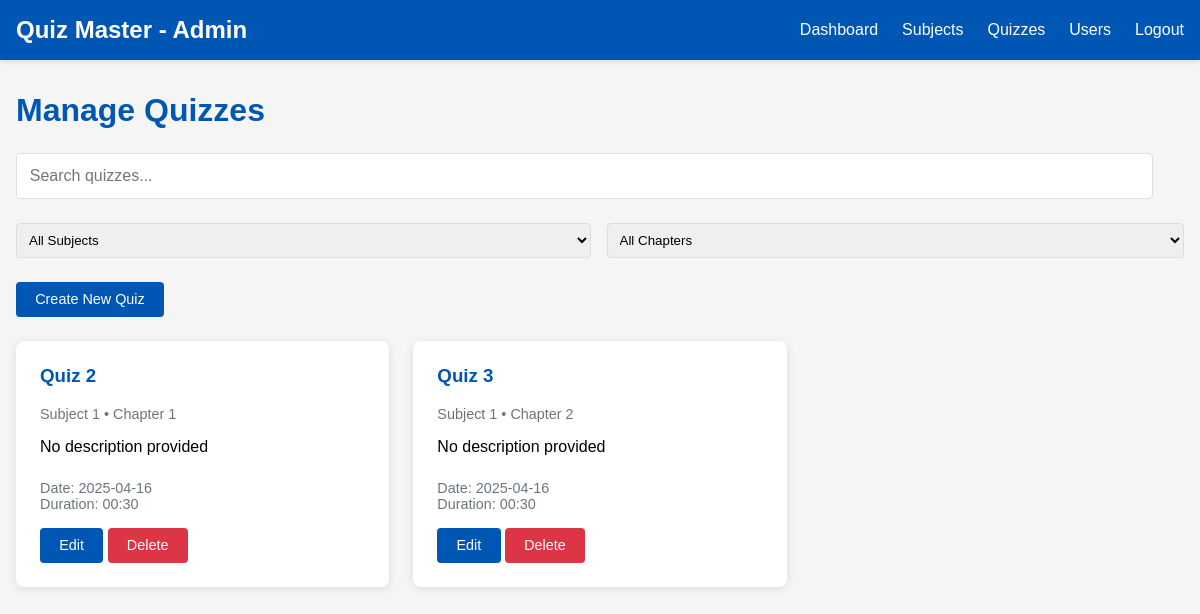
The page /admin/quizzes (signed in) on the database its author committed.
### app.py (models this page shows)
class Quiz(db.Model):
    q_id = db.Column(db.Integer, primary_key = True)
    c_id = db.Column(db.Integer, db.ForeignKey("chapter.c_id"), nullable = False)
    title = db.Column(db.String(200), nullable = False)
    q_date = db.Column(db.DateTime, default = datetime.now)
    duration = db.Column(db.String(8))
    remarks = db.Column(db.Text)
    scores = db.relationship('Score', backref='quiz')
    questions = db.relationship('Question', backref='quiz')

class Subject(db.Model):
    s_id = db.Column(db.Integer, primary_key = True)
    name = db.Column(db.String(200), nullable = False)
    description = db.Column(db.Text)
    chapters = db.relationship('Chapter', backref='subject')

class Chapter(db.Model):
    c_id = db.Column(db.Integer, primary_key = True)
    s_id = db.Column(db.Integer, db.ForeignKey("subject.s_id"), nullable = False)
    name = db.Column(db.String(200), nullable = False)
    description = db.Column(db.Text)
    quizzes = db.relationship('Quiz', backref='chapter')

### app.py (the view)
@app.route('/admin/quizzes')
def admin_quizzes():
    if not request.cookies.get('admin_id'):
        return redirect('/login')
    try:
        quizzes = Quiz.query.options(db.joinedload(Quiz.chapter).joinedload(Chapter.subject)).all()
        subjects = Subject.query.all()
        chapters = Chapter.query.all()
        return render_template('admin_quiz.html', quizzes=quizzes, subjects = subjects, chapters = chapters)
    except Exception as e:
        print("Database Error:", str(e))
        return render_template('admin_quiz.html', error="Failed to load quizzes")

### templates/admin_quiz.html (shortened to what this page needs)
<!DOCTYPE html>
<html lang="en">
<head>
</head>
<body>
    <header>
        <div class="header-content">
            <div class="logo">Quiz Master - Admin</div>
            <nav>
                <ul>
                    <li><a href="/admin/dashboard">Dashboard</a></li>
                    <li><a href="/admin/subjects">Subjects</a></li>
                    <li><a href="/admin/quizzes">Quizzes</a></li>
                    <li><a href="/admin/users">Users</a></li>
                    <li><a href="/logout">Logout</a></li>
                </ul>
            </nav>
        </div>
    </header>
    <div class="container">
        <h1>Manage Quizzes</h1>
        <div class="search-bar">
            <input type="text" class="search-input" placeholder="Search quizzes...">
        </div>
        <div class="filter-options">
            <select class="filter-select">
                <option>All Subjects</option>
            </select>
            <select class="filter-select">
                <option>All Chapters</option>
            </select>
        </div>
        <a href="/admin/quizzes/create" class="btn btn-primary" style="margin-bottom: 1.5rem; display: inline-block;">
            Create New Quiz
        </a>
        <div class="quiz-grid">
            {% for quiz in quizzes %}
                <div class="quiz-card">
                    <h3>{{ quiz.title }}</h3>
                    <div class="quiz-meta">
                        {{ quiz.chapter.subject.name }} • {{ quiz.chapter.name }}
                    </div>
                    <p>{{ quiz.remarks or 'No description provided' }}</p>
                    <div class="quiz-meta">
                        Date: {{ quiz.q_date.strftime('%Y-%m-%d') }}<br>
                        Duration: {{ quiz.duration }}
                    </div>
                    <div class="quiz-actions">
                        <div>
                            <a href="/admin/quizzes/edit/{{ quiz.q_id }}" class="btn btn-primary">Edit</a>
                            <form action="/admin/quizzes/delete/{{ quiz.q_id }}" method="POST" style="display: inline;">
                                <button type="submit" class="btn btn-danger">Delete</button>
                            </form>
                        </div>
                    </div>
                </div>
            {% else %}
                <div class="quiz-card">
                    <h3>No Quizzes Found</h3>
                    <p>Create your first quiz using the button above.</p>
                </div>
            {% endfor %}
        </div>
    </div>
</body>
</html>

### templates/admin_quiz.html (style rules this page uses)
body { font-family: Arial, sans-serif; margin: 0; padding: 0; background-color: #f5f5f5; }
header { background-color: #0056B3; color: white; padding: 1rem; box-shadow: 0 2px 5px #0000001a; }
.header-content { max-width: 1200px; margin: 0 auto; display: flex; justify-content: space-between; align-items: center; }
.logo { font-size: 1.5rem; font-weight: bold; }
nav ul { list-style: none; display: flex; margin: 0; padding: 0; }
nav ul li { margin-left: 1.5rem; }
nav ul li a { color: white; text-decoration: none; }
.container { max-width: 1200px; margin: 2rem auto; padding: 0 1rem; }
h1 { color: #0056B3; margin-bottom: 1.5rem; }
.search-bar { margin-bottom: 1.5rem; }
.search-input { width: 95%; padding: 0.8rem; border: 1px solid #dddddd; border-radius: 4px; font-size: 1rem; }
.filter-options { display: flex; gap: 1rem; margin-bottom: 1.5rem; }
.filter-select { padding: 0.5rem; border: 1px solid #dddddd; border-radius: 4px; flex-grow: 1; }
.quiz-grid { display: grid; grid-template-columns: repeat(auto-fill, minmax(300px, 1fr)); gap: 1.5rem; }
.quiz-card { background: white; border-radius: 8px; padding: 1.5rem; box-shadow: 0 2px 10px #0000001a; }
.quiz-card h3 { margin-top: 0; color: #0056B3; }
.quiz-meta { color: #6c757d; font-size: 0.9rem; margin-bottom: 1rem; }
.quiz-card p { margin-bottom: 1.5rem; }
.quiz-actions { display: flex; justify-content: space-between; align-items: center; gap: 0.5rem; }
.btn { display: inline-block; padding: 0.6rem 1.2rem; color: white; text-decoration: none; border-radius: 4px; border: none; cursor: pointer; font-size: 0.9rem; }
.btn-primary { background-color: #0056B3; }
.btn-danger { background-color: #DC3545; }

### rows shown on the page
Quiz: title "Quiz 2", chapter.subject.name "Subject 1", chapter.name "Chapter 1", remarks "No description provided", q_date "2025-04-16", duration "00:30"
Quiz: title "Quiz 3", chapter.subject.name "Subject 1", chapter.name "Chapter 2", remarks "No description provided", q_date "2025-04-16", duration "00:30"
